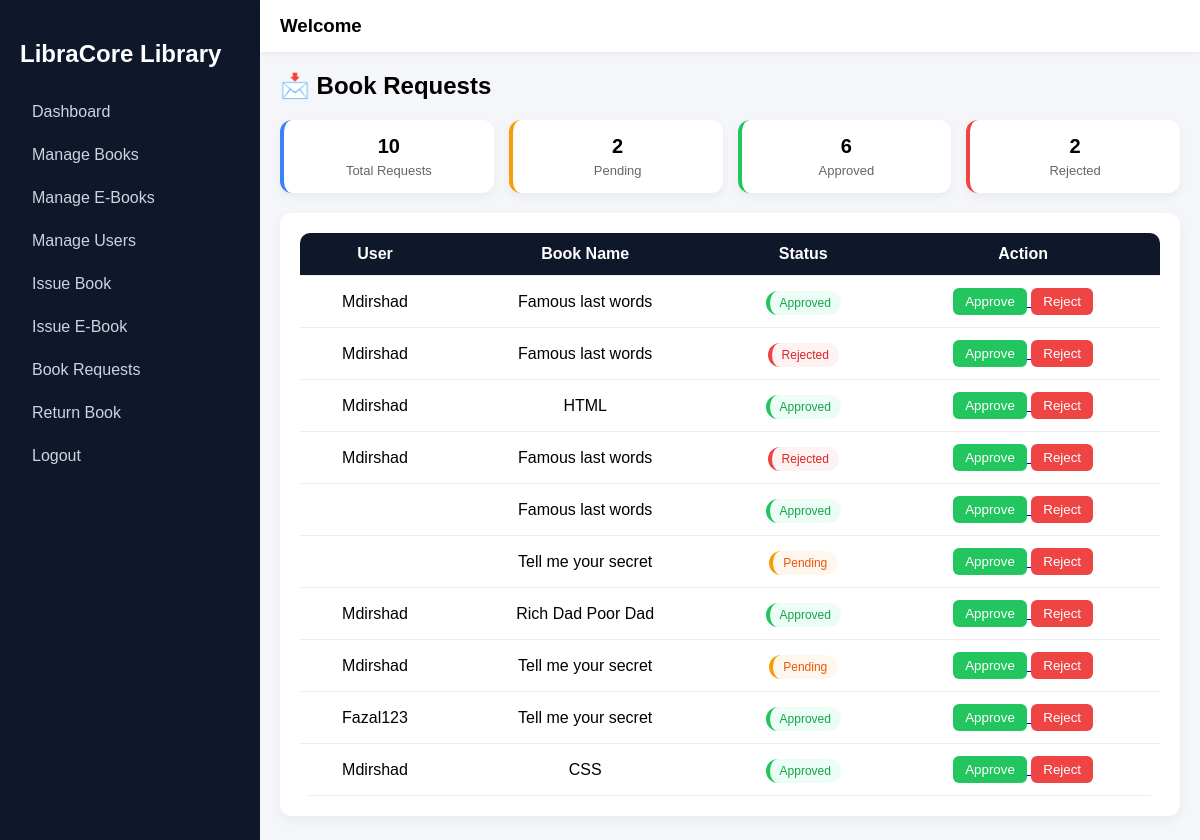
/requests (signed in), run on the app's committed database.
### models.py (models this page shows)
class Request(db.Model):
    id = db.Column(db.Integer, primary_key=True)
    user_id = db.Column(db.Integer, db.ForeignKey('user.id'))
    book_name = db.Column(db.String(200))
    status = db.Column(db.String(50), default="Pending")
    user = db.relationship('User', backref='requests')

class User(db.Model):
    id = db.Column(db.Integer, primary_key=True)
    username = db.Column(db.String(100), unique=True, nullable=False)
    password = db.Column(db.String(200), nullable=False)

### routes/request.py (the view)
@request_bp.route('/requests')
def view_requests():
    if 'user' not in session:
        return redirect('/')
    requests = Request.query.all()
    return render_template(
        'requests.html',
        requests=requests,
        user=session['user']
    )

### templates/requests.html (shortened to what this page needs)
{% extends "base.html" %}
{% block content %}
<div class="header">
    <h2>📩 Book Requests</h2>
</div>
<div class="stats">
    <div class="stat-card total">
        <h3>{{ requests|length }}</h3>
        <p>Total Requests</p>
    </div>
    <div class="stat-card pending">
        <h3>{{ requests | selectattr('status','equalto','Pending') | list | length }}</h3>
        <p>Pending</p>
    </div>
    <div class="stat-card approved">
        <h3>{{ requests | selectattr('status','equalto','Approved') | list | length }}</h3>
        <p>Approved</p>
    </div>
    <div class="stat-card rejected">
        <h3>{{ requests | selectattr('status','equalto','Rejected') | list | length }}</h3>
        <p>Rejected</p>
    </div>
</div>
<div class="card">
<table>
<tr>
    <th>User</th>
    <th>Book Name</th>
    <th>Status</th>
    <th>Action</th>
</tr>
{% for r in requests %}
<tr>
    <td>{{ r.user.username }}</td>
    <td>{{ r.book_name }}</td>
    <td>
        {% if r.status == "Pending" %}
            <span class="badge pending">Pending</span>
        {% elif r.status == "Approved" %}
            <span class="badge approved">Approved</span>
        {% else %}
            <span class="badge rejected">Rejected</span>
        {% endif %}
    </td>
    <td>
        <a href="/approve/{{ r.id }}">
            <button class="btn btn-approve">Approve</button>
        </a>
        <a href="/reject/{{ r.id }}">
            <button class="btn btn-reject">Reject</button>
        </a>
    </td>
</tr>
{% endfor %}
</table>
</div>
{% endblock %}

### templates/base.html (style rules this page uses)
body { margin:0; font-family: Arial; display:flex; background:#f4f6f9; }
table { width:100%; background:white; border-collapse:collapse; border-radius:10px; overflow:hidden; transition:0.3s; }
th, td { padding:12px; border-bottom:1px solid #eee; text-align:center; }
button { padding:8px 12px; background:#3b82f6; color:white; border:none; border-radius:6px; cursor:pointer; transition:0.2s; }

### templates/requests.html (style rules this page uses)
.header { display:flex; justify-content:space-between; align-items:center; margin-bottom:20px; }
.header h2 { margin:0; font-weight:600; }
.stats { display:flex; gap:15px; margin-bottom:20px; }
.stat-card { flex:1; padding:15px; border-radius:12px; background:white; box-shadow:0 4px 10px rgba(0,0,0,0.05); text-align:center; transition:0.3s; }
.stat-card h3 { margin:0; font-size:20px; }
.stat-card p { margin:5px 0 0; font-size:13px; color:#666; }
.total { border-left:4px solid #3b82f6; }
.pending { border-left:4px solid #f59e0b; }
.approved { border-left:4px solid #22c55e; }
.rejected { border-left:4px solid #ef4444; }
.card { background:white; padding:20px; border-radius:12px; box-shadow:0 4px 12px rgba(0,0,0,0.05); }
table { width:100%; border-collapse:collapse; }
th { background:#0f172a; color:white; padding:12px; }
td { padding:12px; border-bottom:1px solid #eee; }
.badge { padding:5px 10px; border-radius:20px; font-size:12px; }
.badge.pending { background:#fff7ed; color:#ea580c; }
.badge.approved { background:#ecfdf5; color:#16a34a; }
.badge.rejected { background:#fef2f2; color:#dc2626; }
.btn { padding:6px 12px; border:none; border-radius:6px; cursor:pointer; transition:0.2s; }
.btn-approve { background:#22c55e; color:white; }
.btn-reject { background:#ef4444; color:white; }

### data on the page
Request: user.username "Mdirshad", book_name "Famous last words", status "Approved"
Request: user.username "Mdirshad", book_name "Famous last words", status "Rejected"
Request: user.username "Mdirshad", book_name "HTML", status "Approved"
Request: user.username "Mdirshad", book_name "Famous last words", status "Rejected"
Request: book_name "Famous last words", status "Approved"
Request: book_name "Tell me your secret", status "Pending"
Request: user.username "Mdirshad", book_name "Rich Dad Poor Dad", status "Approved"
Request: user.username "Mdirshad", book_name "Tell me your secret", status "Pending"
Request: user.username "Fazal123", book_name "Tell me your secret", status "Approved"
Request: user.username "Mdirshad", book_name "CSS", status "Approved"

### other printed values
{{ requests|length }} "10"
{{ requests | selectattr('status','equalto','Pending') | list | length }} "2"
{{ requests | selectattr('status','equalto','Approved') | list | length }} "6"
{{ requests | selectattr('status','equalto','Rejected') | list | length }} "2"
